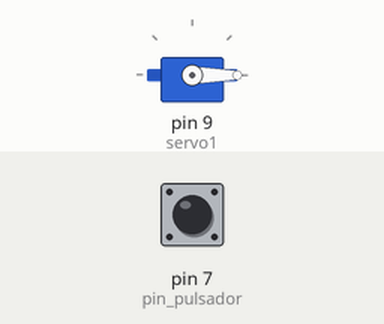
This sketch was run on a simulated Arduino Uno, built with avr-gcc and run on an emulated ATmega328P. On the bench: servo. The inputs (shaded band) are chosen by the test bench; at power-on: pin 7 (pin_pulsador) LOW.

Above: at 1.2 s.
1.3 s: pin 7 (pin_pulsador) pulled HIGH for 0.15 s
At 2.0 s:
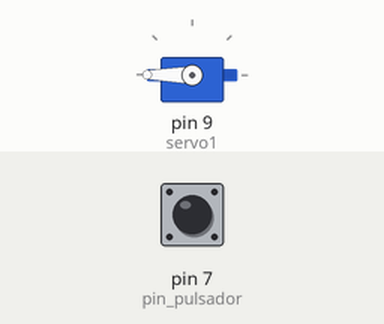
2.9 s: pin 7 (pin_pulsador) pulled HIGH for 1 s
At 3.3 s:
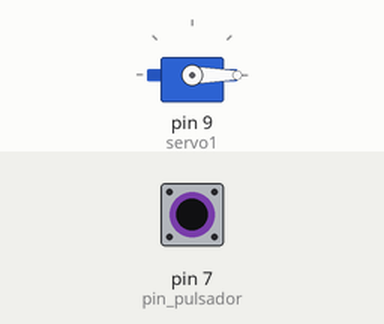
5.4 s: pin 7 (pin_pulsador) pulled HIGH for 3.2 s
At 6.4 s:
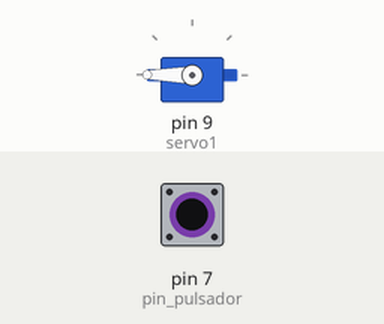
Timing chart, 0 to 8.4 s (numbered marks = the images above; inputs shaded):
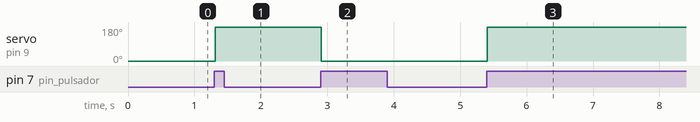

The sketch:

proyecto1.ino
```cpp
    #include <Servo.h> //se agrega la libreria servo

    Servo servo1; //se crea un elemento del tipo servo

    int pin_pulsador = 7;  //se asigna el pin 7 al pulsador
    int valor0, valor1, aux;  //aux guardara 2 valores: 0 o 1

    void setup() {

    servo1.attach(9); //se asigna el pin 9 al servomotor
    Serial.begin (9600);
    pinMode(pin_pulsador, INPUT); //se indica que el pulsador sera de entrada

    }

    void loop() {

    valor0 = digitalRead(pin_pulsador); //valor0 tomara el valor que indique el pulsador
    if((valor0==HIGH)&&(valor1==LOW)){ //si valor0 es igual a HIGH(1) y valor1 es igual a LOW(0) entonces...
    aux=1-aux;  //aux pasara a valer 1, y cuando se repita el bucle se restaurara a su valor original: 0
    delay(10);


    }
valor1=valor0;


    if(aux==1){ //si aux es igual a 1
      servo1.write(180); //el servo se pondra a 180 grados
      }

    if(aux==0){ //si aux es igual a 0
      servo1.write(0); //el servo se pondra a o grados
    }

 }

 //FIN.
```

Measured:
- after the input at 1.3 s, servo on pin 9 (servo1): 0° → 180° at once
- after the input at 2.9 s, servo on pin 9 (servo1): 180° → 0° at once
- after the input at 5.4 s, servo on pin 9 (servo1): 0° → 180° at once
